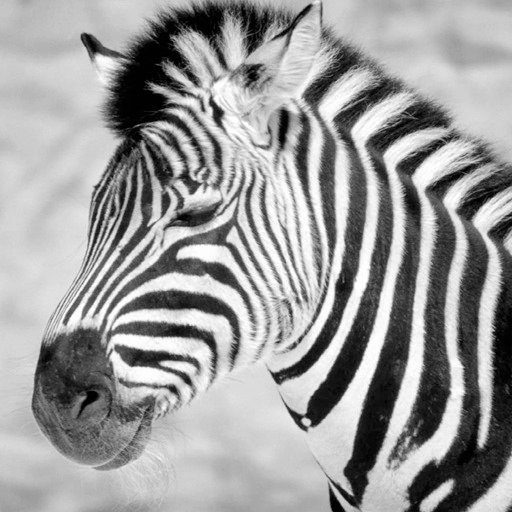
#> input picture Agentes Inteligentes/data/zebra.png, 512 x 512 px, found by its file name
$ jupyter execute 'FourierPhase - Primer.ipynb'
#> lines starting #> are read from the running program, lines starting #| are printed output that depends on the picture
[cell 1]
import numpy as np
import cv2
from matplotlib import pyplot as plt

# Phase Change

The task is related to Fourier Transforms. It will study the magnitude and phase.

## Step 1.

Load two grayscale images.

#### Detailed explanation

The images are read in grayscale, displayed and their shape is printed.

[cell 2]
zebra = cv2.imread('zebra.png', cv2.IMREAD_GRAYSCALE)
#> zebra is the input picture: shape (512, 512); min 0, max 255, mean 155.2
plt.imshow(zebra, cmap = "gray")
zebra.shape
#> Out = (512, 512)

[cell 3]
cheetah = cv2.imread('cheetah.png', cv2.IMREAD_GRAYSCALE)
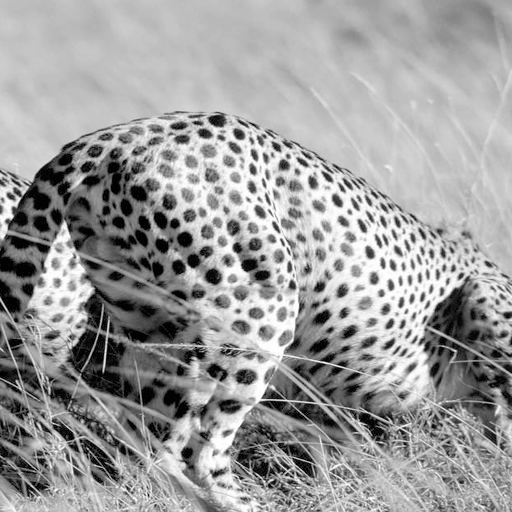
#> input picture Agentes Inteligentes/data/cheetah.png, 512 x 512 px, found by its file name
#> cheetah is the input picture: shape (512, 512); min 0, max 255, mean 156.9
plt.imshow(cheetah, cmap = "gray")
cheetah.shape
#> Out = (512, 512)

## Step 2.
Convert them to the Fourier domain.

###### Use `fft2()`

#### Detailed explanation

- The images are converted to the Fourier domain by applying the cv2's *discrete Fourier transform*.

- The spectrum is shifted afterwards using numpy's *fast Fourier transform shift*, and by doing that, it becomes easier to understand and manipulate the information.

- Finally, with `cv2.cartToPolar` the previously resultant matrices are converted from cartesian to polar coordinates.

[cell 4]
dftZebra = np.fft.fftshift(cv2.dft(np.float32(zebra), flags = cv2.DFT_COMPLEX_OUTPUT))
mZebra, aZebra = cv2.cartToPolar(dftZebra[:,:,0], dftZebra[:,:,1])
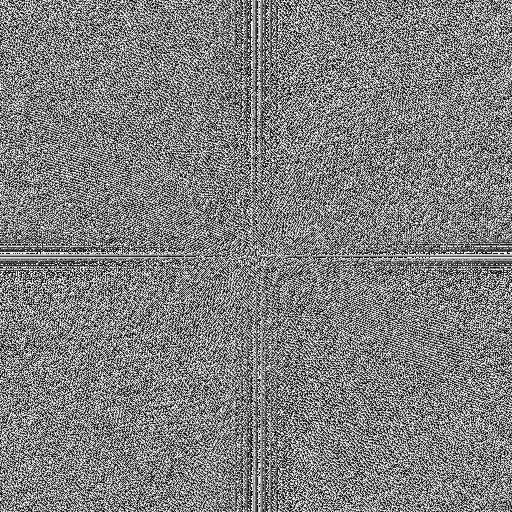
#> aZebra: shape (512, 512) float32; min 6.84e-05, max 6.28, mean 3.14; drawn with min black and max white

[cell 5]
dftCheetah = np.fft.fftshift(cv2.dft(np.float32(cheetah), flags = cv2.DFT_COMPLEX_OUTPUT))
mCheetah, aCheetah = cv2.cartToPolar(dftCheetah[:, :, 0], dftCheetah[:, :, 1])
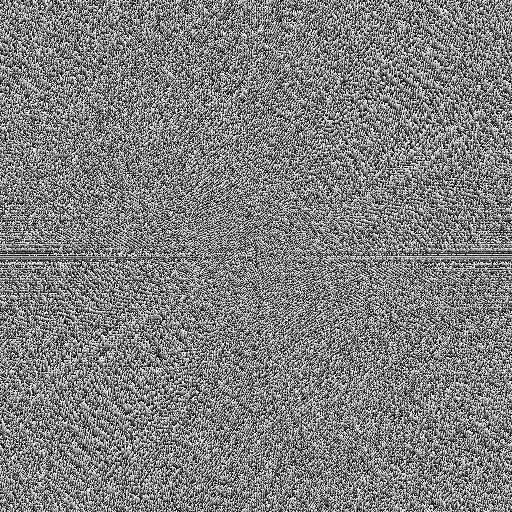
#> aCheetah: shape (512, 512) float32; min 4.59e-05, max 6.28, mean 3.13; drawn with min black and max white

## Step 3.
Plot the magnitude and phase of the two Fourier Transforms.

#### Detailed explanation

The one thing to bring out from these cells is the fact that the magnitude of the images has to be scaled for displaying porpuses. This task is achieved by applying the `log` math operation to the values.

[cell 6]
plt.subplot(121), plt.imshow(20*np.log(mZebra), cmap = 'gray')
plt.title('Magnitude'), plt.xticks([]), plt.yticks([])
plt.subplot(122), plt.imshow(aZebra, cmap = 'gray')
plt.title('Phase'), plt.xticks([]), plt.yticks([])
plt.show()
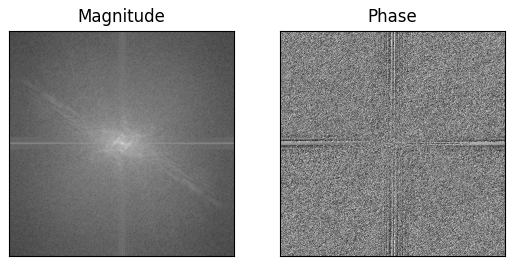
#> figure drawn by matplotlib, 2 panels

[cell 7]
plt.subplot(121), plt.imshow(20*np.log(mCheetah), cmap = 'gray')
plt.title('Magnitude'), plt.xticks([]), plt.yticks([])
plt.subplot(122), plt.imshow(aCheetah, cmap = 'gray')
plt.title('Phase'), plt.xticks([]), plt.yticks([])
plt.show()
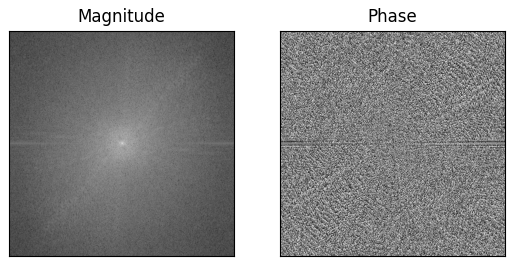
#> figure drawn by matplotlib, 2 panels

## Step 4.
Now try switching the phase between the two Fourier Transforms and reconstruct the original images.

If you have the magnitude, say |C| and the phase, say θ, of the Fourier complex numbers, you can use this formula to convert back to the original complex numbers.

```
C = |C|(cosθ + jsinθ)
```

#### Detailed explanation

The steps for a successful merge of the *phase + magnitude* are:

- Apply the given formula.

- Stack the resultant matrices.

- Then unshifting the spectrum is needed.

- And the final step is applying the *inverse discrete Fourier transform*.

[cell 8]
bZebra = np.stack((mZebra * np.cos(aCheetah), mZebra * np.sin(aCheetah)), axis = 2)
zC = cv2.idft(np.float32(np.fft.ifftshift(bZebra)), flags = cv2.DFT_SCALE)
plt.imshow(cv2.magnitude(zC[:, :, 0], zC[:, :, 1]), cmap = "gray")
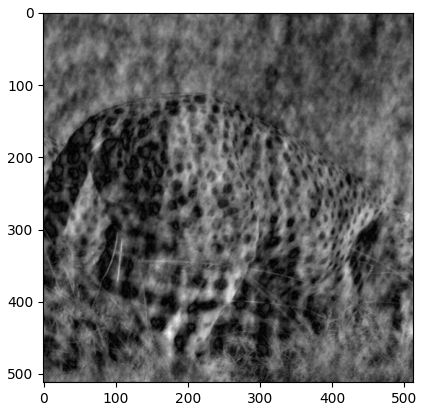
#> figure drawn by matplotlib, 1 panel

[cell 9]
bCheetah = np.stack((mCheetah * np.cos(aZebra), mCheetah * np.sin(aZebra)), axis = 2)
cZ = cv2.idft(np.float32(np.fft.ifftshift(bCheetah)), flags = cv2.DFT_SCALE)
plt.imshow(cv2.magnitude(cZ[:, :, 0], cZ[:, :, 1]), cmap = "gray")
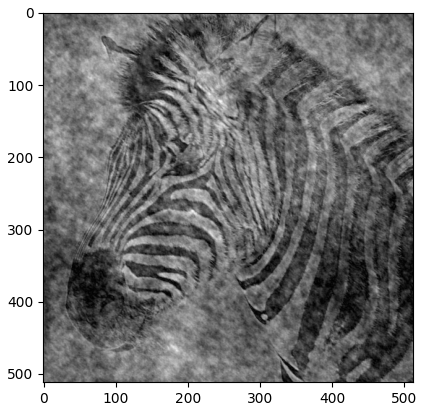
#> figure drawn by matplotlib, 1 panel
